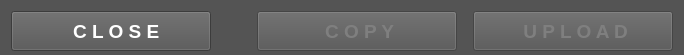
    <widget class="QFrame" name="frame">
     <property name="enabled">
      <bool>true</bool>
     </property>
     <property name="minimumSize">
      <size>
       <width>0</width>
       <height>55</height>
      </size>
     </property>
     <property name="maximumSize">
      <size>
       <width>16777215</width>
       <height>55</height>
      </size>
     </property>
     <property name="palette">
      <palette>
       <active>
        <colorrole role="WindowText">
         <brush brushstyle="SolidPattern">
          <color alpha="255">
           <red>255</red>
           <green>255</green>
           <blue>255</blue>
          </color>
         </brush>
        </colorrole>
        <colorrole role="Button">
         <brush brushstyle="SolidPattern">
          <color alpha="255">
           <red>84</red>
           <green>84</green>
           <blue>84</blue>
          </color>
         </brush>
        </colorrole>
        <colorrole role="Text">
         <brush brushstyle="SolidPattern">
          <color alpha="255">
           <red>255</red>
           <green>255</green>
           <blue>255</blue>
          </color>
         </brush>
        </colorrole>
        <colorrole role="ButtonText">
         <brush brushstyle="SolidPattern">
          <color alpha="255">
           <red>255</red>
           <green>255</green>
           <blue>255</blue>
          </color>
         </brush>
        </colorrole>
        <colorrole role="Base">
         <brush brushstyle="SolidPattern">
          <color alpha="255">
           <red>84</red>
           <green>84</green>
           <blue>84</blue>
          </color>
         </brush>
        </colorrole>
        <colorrole role="Window">
         <brush brushstyle="SolidPattern">
          <color alpha="255">
           <red>84</red>
           <green>84</green>
           <blue>84</blue>
          </color>
         </brush>
        </colorrole>
       </active>
       <inactive>
        <colorrole role="WindowText">
         <brush brushstyle="SolidPattern">
          <color alpha="255">
           <red>255</red>
           <green>255</green>
           <blue>255</blue>
          </color>
         </brush>
        </colorrole>
        <colorrole role="Button">
         <brush brushstyle="SolidPattern">
          <color alpha="255">
           <red>84</red>
           <green>84</green>
           <blue>84</blue>
          </color>
         </brush>
        </colorrole>
        <colorrole role="Text">
         <brush brushstyle="SolidPattern">
          <color alpha="255">
           <red>255</red>
           <green>255</green>
           <blue>255</blue>
          </color>
         </brush>
        </colorrole>
        <colorrole role="ButtonText">
         <brush brushstyle="SolidPattern">
          <color alpha="255">
           <red>255</red>
           <green>255</green>
           <blue>255</blue>
          </color>
         </brush>
        </colorrole>
        <colorrole role="Base">
         <brush brushstyle="SolidPattern">
          <color alpha="255">
           <red>84</red>
           <green>84</green>
           <blue>84</blue>
          </color>
         </brush>
        </colorrole>
        <colorrole role="Window">
         <brush brushstyle="SolidPattern">
          <color alpha="255">
           <red>84</red>
           <green>84</green>
           <blue>84</blue>
          </color>
         </brush>
        </colorrole>
       </inactive>
       <disabled>
        <colorrole role="WindowText">
         <brush brushstyle="SolidPattern">
          <color alpha="255">
           <red>255</red>
           <green>255</green>
           <blue>255</blue>
          </color>
         </brush>
        </colorrole>
        <colorrole role="Button">
         <brush brushstyle="SolidPattern">
          <color alpha="255">
           <red>84</red>
           <green>84</green>
           <blue>84</blue>
          </color>
         </brush>
        </colorrole>
        <colorrole role="Text">
         <brush brushstyle="SolidPattern">
          <color alpha="255">
           <red>255</red>
           <green>255</green>
           <blue>255</blue>
          </color>
         </brush>
        </colorrole>
        <colorrole role="ButtonText">
         <brush brushstyle="SolidPattern">
          <color alpha="255">
           <red>255</red>
           <green>255</green>
           <blue>255</blue>
          </color>
         </brush>
        </colorrole>
        <colorrole role="Base">
         <brush brushstyle="SolidPattern">
          <color alpha="255">
           <red>84</red>
           <green>84</green>
           <blue>84</blue>
          </color>
         </brush>
        </colorrole>
        <colorrole role="Window">
         <brush brushstyle="SolidPattern">
          <color alpha="255">
           <red>84</red>
           <green>84</green>
           <blue>84</blue>
          </color>
         </brush>
        </colorrole>
       </disabled>
      </palette>
     </property>
     <property name="styleSheet">
      <string notr="true"/>
     </property>
     <layout class="QHBoxLayout" name="horizontalLayout_2">
      <item>
       <widget class="QPushButton" name="cancelButton">
        <property name="minimumSize">
         <size>
          <width>200</width>
          <height>40</height>
         </size>
        </property>
        <property name="maximumSize">
         <size>
          <width>200</width>
          <height>40</height>
         </size>
        </property>
        <property name="palette">
         <palette>
          <active>
           <colorrole role="WindowText">
            <brush brushstyle="SolidPattern">
             <color alpha="255">
              <red>255</red>
              <green>255</green>
              <blue>255</blue>
             </color>
            </brush>
           </colorrole>
           <colorrole role="Button">
            <brush brushstyle="SolidPattern">
             <color alpha="255">
              <red>84</red>
              <green>84</green>
              <blue>84</blue>
             </color>
            </brush>
           </colorrole>
           <colorrole role="Text">
            <brush brushstyle="SolidPattern">
             <color alpha="255">
              <red>255</red>
              <green>255</green>
              <blue>255</blue>
             </color>
            </brush>
           </colorrole>
           <colorrole role="ButtonText">
            <brush brushstyle="SolidPattern">
             <color alpha="255">
              <red>255</red>
              <green>255</green>
              <blue>255</blue>
             </color>
            </brush>
           </colorrole>
           <colorrole role="Base">
            <brush brushstyle="SolidPattern">
             <color alpha="255">
              <red>84</red>
              <green>84</green>
              <blue>84</blue>
             </color>
            </brush>
           </colorrole>
           <colorrole role="Window">
            <brush brushstyle="SolidPattern">
             <color alpha="255">
              <red>84</red>
              <green>84</green>
              <blue>84</blue>
             </color>
            </brush>
           </colorrole>
          </active>
          <inactive>
           <colorrole role="WindowText">
            <brush brushstyle="SolidPattern">
             <color alpha="255">
              <red>255</red>
              <green>255</green>
              <blue>255</blue>
             </color>
            </brush>
           </colorrole>
           <colorrole role="Button">
            <brush brushstyle="SolidPattern">
             <color alpha="255">
              <red>84</red>
              <green>84</green>
              <blue>84</blue>
             </color>
            </brush>
           </colorrole>
           <colorrole role="Text">
            <brush brushstyle="SolidPattern">
             <color alpha="255">
              <red>255</red>
              <green>255</green>
              <blue>255</blue>
             </color>
            </brush>
           </colorrole>
           <colorrole role="ButtonText">
            <brush brushstyle="SolidPattern">
             <color alpha="255">
              <red>255</red>
              <green>255</green>
              <blue>255</blue>
             </color>
            </brush>
           </colorrole>
           <colorrole role="Base">
            <brush brushstyle="SolidPattern">
             <color alpha="255">
              <red>84</red>
              <green>84</green>
              <blue>84</blue>
             </color>
            </brush>
           </colorrole>
           <colorrole role="Window">
            <brush brushstyle="SolidPattern">
             <color alpha="255">
              <red>84</red>
              <green>84</green>
              <blue>84</blue>
             </color>
            </brush>
           </colorrole>
          </inactive>
          <disabled>
           <colorrole role="WindowText">
            <brush brushstyle="SolidPattern">
             <color alpha="255">
              <red>255</red>
              <green>255</green>
              <blue>255</blue>
             </color>
            </brush>
           </colorrole>
           <colorrole role="Button">
            <brush brushstyle="SolidPattern">
             <color alpha="255">
              <red>84</red>
              <green>84</green>
              <blue>84</blue>
             </color>
            </brush>
           </colorrole>
           <colorrole role="Text">
            <brush brushstyle="SolidPattern">
             <color alpha="255">
              <red>255</red>
              <green>255</green>
              <blue>255</blue>
             </color>
            </brush>
           </colorrole>
           <colorrole role="ButtonText">
            <brush brushstyle="SolidPattern">
             <color alpha="255">
              <red>255</red>
              <green>255</green>
              <blue>255</blue>
             </color>
            </brush>
           </colorrole>
           <colorrole role="Base">
            <brush brushstyle="SolidPattern">
             <color alpha="255">
              <red>84</red>
              <green>84</green>
              <blue>84</blue>
             </color>
            </brush>
           </colorrole>
           <colorrole role="Window">
            <brush brushstyle="SolidPattern">
             <color alpha="255">
              <red>84</red>
              <green>84</green>
              <blue>84</blue>
             </color>
            </brush>
           </colorrole>
          </disabled>
         </palette>
        </property>
        <property name="font">
         <font>
          <pointsize>14</pointsize>
          <weight>75</weight>
          <bold>true</bold>
         </font>
        </property>
        <property name="styleSheet">
         <string notr="true"/>
        </property>
        <property name="text">
         <string>  C L O S E</string>
        </property>
        <property name="icon">
         <iconset>
          <normaloff>../../lib/images/window-close.png</normaloff>../../lib/images/window-close.png</iconset>
        </property>
        <property name="iconSize">
         <size>
          <width>32</width>
          <height>32</height>
         </size>
        </property>
       </widget>
      </item>
      <item>
       <spacer name="horizontalSpacer_4">
        <property name="orientation">
         <enum>Qt::Horizontal</enum>
        </property>
        <property name="sizeHint" stdset="0">
         <size>
          <width>40</width>
          <height>20</height>
         </size>
        </property>
       </spacer>
      </item>
      <item>
       <widget class="QPushButton" name="copyButton">
        <property name="enabled">
         <bool>false</bool>
        </property>
        <property name="minimumSize">
         <size>
          <width>200</width>
          <height>40</height>
         </size>
        </property>
        <property name="maximumSize">
         <size>
          <width>200</width>
          <height>40</height>
         </size>
        </property>
        <property name="palette">
         <palette>
          <active>
           <colorrole role="WindowText">
            <brush brushstyle="SolidPattern">
             <color alpha="255">
              <red>255</red>
              <green>255</green>
              <blue>255</blue>
             </color>
            </brush>
           </colorrole>
           <colorrole role="Button">
            <brush brushstyle="SolidPattern">
             <color alpha="255">
              <red>84</red>
              <green>84</green>
              <blue>84</blue>
             </color>
            </brush>
           </colorrole>
           <colorrole role="Text">
            <brush brushstyle="SolidPattern">
             <color alpha="255">
              <red>255</red>
              <green>255</green>
              <blue>255</blue>
             </color>
            </brush>
           </colorrole>
           <colorrole role="ButtonText">
            <brush brushstyle="SolidPattern">
             <color alpha="255">
              <red>255</red>
              <green>255</green>
              <blue>255</blue>
             </color>
            </brush>
           </colorrole>
           <colorrole role="Base">
            <brush brushstyle="SolidPattern">
             <color alpha="255">
              <red>84</red>
              <green>84</green>
              <blue>84</blue>
             </color>
            </brush>
           </colorrole>
           <colorrole role="Window">
            <brush brushstyle="SolidPattern">
             <color alpha="255">
              <red>84</red>
              <green>84</green>
              <blue>84</blue>
             </color>
            </brush>
           </colorrole>
          </active>
          <inactive>
           <colorrole role="WindowText">
            <brush brushstyle="SolidPattern">
             <color alpha="255">
              <red>255</red>
              <green>255</green>
              <blue>255</blue>
             </color>
            </brush>
           </colorrole>
           <colorrole role="Button">
            <brush brushstyle="SolidPattern">
             <color alpha="255">
              <red>84</red>
              <green>84</green>
              <blue>84</blue>
             </color>
            </brush>
           </colorrole>
           <colorrole role="Text">
            <brush brushstyle="SolidPattern">
             <color alpha="255">
              <red>255</red>
              <green>255</green>
              <blue>255</blue>
             </color>
            </brush>
           </colorrole>
           <colorrole role="ButtonText">
            <brush brushstyle="SolidPattern">
             <color alpha="255">
              <red>255</red>
              <green>255</green>
              <blue>255</blue>
             </color>
            </brush>
           </colorrole>
           <colorrole role="Base">
            <brush brushstyle="SolidPattern">
             <color alpha="255">
              <red>84</red>
              <green>84</green>
              <blue>84</blue>
             </color>
            </brush>
           </colorrole>
           <colorrole role="Window">
            <brush brushstyle="SolidPattern">
             <color alpha="255">
              <red>84</red>
              <green>84</green>
              <blue>84</blue>
             </color>
            </brush>
           </colorrole>
          </inactive>
          <disabled>
           <colorrole role="WindowText">
            <brush brushstyle="SolidPattern">
             <color alpha="255">
              <red>255</red>
              <green>255</green>
              <blue>255</blue>
             </color>
            </brush>
           </colorrole>
           <colorrole role="Button">
            <brush brushstyle="SolidPattern">
             <color alpha="255">
              <red>84</red>
              <green>84</green>
              <blue>84</blue>
             </color>
            </brush>
           </colorrole>
           <colorrole role="Text">
            <brush brushstyle="SolidPattern">
             <color alpha="255">
              <red>255</red>
              <green>255</green>
              <blue>255</blue>
             </color>
            </brush>
           </colorrole>
           <colorrole role="ButtonText">
            <brush brushstyle="SolidPattern">
             <color alpha="255">
              <red>127</red>
              <green>127</green>
              <blue>127</blue>
             </color>
            </brush>
           </colorrole>
           <colorrole role="Base">
            <brush brushstyle="SolidPattern">
             <color alpha="255">
              <red>84</red>
              <green>84</green>
              <blue>84</blue>
             </color>
            </brush>
           </colorrole>
           <colorrole role="Window">
            <brush brushstyle="SolidPattern">
             <color alpha="255">
              <red>84</red>
              <green>84</green>
              <blue>84</blue>
             </color>
            </brush>
           </colorrole>
          </disabled>
         </palette>
        </property>
        <property name="font">
         <font>
          <pointsize>14</pointsize>
          <weight>75</weight>
          <bold>true</bold>
         </font>
        </property>
        <property name="toolTip">
         <string>Copy FIles To A USB/Flash Drive</string>
        </property>
        <property name="layoutDirection">
         <enum>Qt::LeftToRight</enum>
        </property>
        <property name="styleSheet">
         <string notr="true"/>
        </property>
        <property name="text">
         <string> C O P Y</string>
        </property>
        <property name="icon">
         <iconset>
          <normaloff>../../lib/images/media-flash-sd-mmc.png</normaloff>../../lib/images/media-flash-sd-mmc.png</iconset>
        </property>
        <property name="iconSize">
         <size>
          <width>32</width>
          <height>32</height>
         </size>
        </property>
        <property name="flat">
         <bool>false</bool>
        </property>
       </widget>
      </item>
      <item>
       <spacer name="horizontalSpacer_6">
        <property name="orientation">
         <enum>Qt::Horizontal</enum>
        </property>
        <property name="sizeType">
         <enum>QSizePolicy::Fixed</enum>
        </property>
        <property name="sizeHint" stdset="0">
         <size>
          <width>10</width>
          <height>20</height>
         </size>
        </property>
       </spacer>
      </item>
      <item>
       <widget class="QPushButton" name="uploadButton">
        <property name="enabled">
         <bool>false</bool>
        </property>
        <property name="minimumSize">
         <size>
          <width>200</width>
          <height>40</height>
         </size>
        </property>
        <property name="maximumSize">
         <size>
          <width>200</width>
          <height>40</height>
         </size>
        </property>
        <property name="palette">
         <palette>
          <active>
           <colorrole role="WindowText">
            <brush brushstyle="SolidPattern">
             <color alpha="255">
              <red>255</red>
              <green>255</green>
              <blue>255</blue>
             </color>
            </brush>
           </colorrole>
           <colorrole role="Button">
            <brush brushstyle="SolidPattern">
             <color alpha="255">
              <red>84</red>
              <green>84</green>
              <blue>84</blue>
             </color>
            </brush>
           </colorrole>
           <colorrole role="Text">
            <brush brushstyle="SolidPattern">
             <color alpha="255">
              <red>255</red>
              <green>255</green>
              <blue>255</blue>
             </color>
            </brush>
           </colorrole>
           <colorrole role="ButtonText">
            <brush brushstyle="SolidPattern">
             <color alpha="255">
              <red>255</red>
              <green>255</green>
              <blue>255</blue>
             </color>
            </brush>
           </colorrole>
           <colorrole role="Base">
            <brush brushstyle="SolidPattern">
             <color alpha="255">
              <red>84</red>
              <green>84</green>
              <blue>84</blue>
             </color>
            </brush>
           </colorrole>
           <colorrole role="Window">
            <brush brushstyle="SolidPattern">
             <color alpha="255">
              <red>84</red>
              <green>84</green>
              <blue>84</blue>
             </color>
            </brush>
           </colorrole>
          </active>
          <inactive>
           <colorrole role="WindowText">
            <brush brushstyle="SolidPattern">
             <color alpha="255">
              <red>255</red>
              <green>255</green>
              <blue>255</blue>
             </color>
            </brush>
           </colorrole>
           <colorrole role="Button">
            <brush brushstyle="SolidPattern">
             <color alpha="255">
              <red>84</red>
              <green>84</green>
              <blue>84</blue>
             </color>
            </brush>
           </colorrole>
           <colorrole role="Text">
            <brush brushstyle="SolidPattern">
             <color alpha="255">
              <red>255</red>
              <green>255</green>
              <blue>255</blue>
             </color>
            </brush>
           </colorrole>
           <colorrole role="ButtonText">
            <brush brushstyle="SolidPattern">
             <color alpha="255">
              <red>255</red>
              <green>255</green>
              <blue>255</blue>
             </color>
            </brush>
           </colorrole>
           <colorrole role="Base">
            <brush brushstyle="SolidPattern">
             <color alpha="255">
              <red>84</red>
              <green>84</green>
              <blue>84</blue>
             </color>
            </brush>
           </colorrole>
           <colorrole role="Window">
            <brush brushstyle="SolidPattern">
             <color alpha="255">
              <red>84</red>
              <green>84</green>
              <blue>84</blue>
             </color>
            </brush>
           </colorrole>
          </inactive>
          <disabled>
           <colorrole role="WindowText">
            <brush brushstyle="SolidPattern">
             <color alpha="255">
              <red>255</red>
              <green>255</green>
              <blue>255</blue>
             </color>
            </brush>
           </colorrole>
           <colorrole role="Button">
            <brush brushstyle="SolidPattern">
             <color alpha="255">
              <red>84</red>
              <green>84</green>
              <blue>84</blue>
             </color>
            </brush>
           </colorrole>
           <colorrole role="Text">
            <brush brushstyle="SolidPattern">
             <color alpha="255">
              <red>255</red>
              <green>255</green>
              <blue>255</blue>
             </color>
            </brush>
           </colorrole>
           <colorrole role="ButtonText">
            <brush brushstyle="SolidPattern">
             <color alpha="255">
              <red>127</red>
              <green>127</green>
              <blue>127</blue>
             </color>
            </brush>
           </colorrole>
           <colorrole role="Base">
            <brush brushstyle="SolidPattern">
             <color alpha="255">
              <red>84</red>
              <green>84</green>
              <blue>84</blue>
             </color>
            </brush>
           </colorrole>
           <colorrole role="Window">
            <brush brushstyle="SolidPattern">
             <color alpha="255">
              <red>84</red>
              <green>84</green>
              <blue>84</blue>
             </color>
            </brush>
           </colorrole>
          </disabled>
         </palette>
        </property>
        <property name="font">
         <font>
          <pointsize>14</pointsize>
          <weight>75</weight>
          <bold>true</bold>
         </font>
        </property>
        <property name="toolTip">
         <string>Upload Files To The Archive Website</string>
        </property>
        <property name="layoutDirection">
         <enum>Qt::LeftToRight</enum>
        </property>
        <property name="styleSheet">
         <string notr="true"/>
        </property>
        <property name="text">
         <string> U P L O A D</string>
        </property>
        <property name="icon">
         <iconset>
          <normaloff>../../lib/images/network-wireless.png</normaloff>../../lib/images/network-wireless.png</iconset>
        </property>
        <property name="iconSize">
         <size>
          <width>32</width>
          <height>32</height>
         </size>
        </property>
        <property name="flat">
         <bool>false</bool>
        </property>
       </widget>
      </item>
     </layout>
    </widget>
